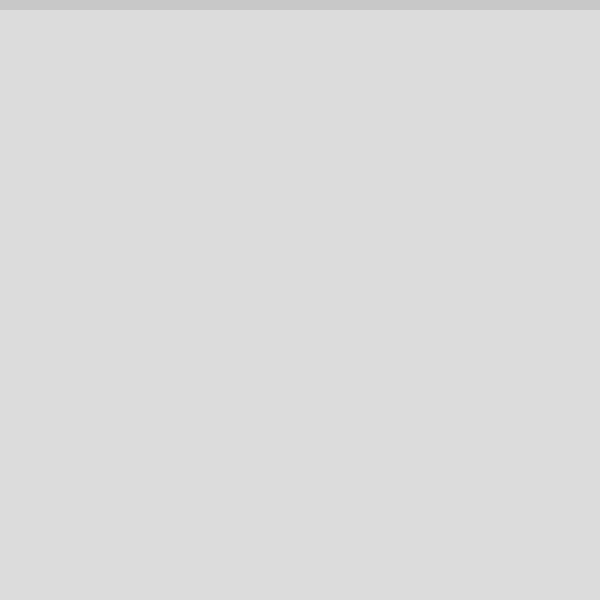
Frame 1 (no input)
Frame 60 (no input): identical to frame 1, image omitted
Frame 120 (the mouse pressed at the canvas centre since frame 60): blank canvas, image omitted

The p5.js sketch that drew this single still picture (run headless with seeded random() and noise() and a simulated clock; from frame 60 on, the mouse is pressed at the canvas centre):

// p5.js sketch
// ── sketch.js
let rows = 60;
let cols = 60;
let board, cellWidth, cellHeight;
let initialRow;

let countFunctionInput;
let countFunctionString;

let doDraw = false;

function setup() {
	createCanvas(600, 600);
	countFunctionInput = createElement('textarea', 
`
if (sumOfNeighbours == 0) {
	ret = 0;
} else if (sumOfNeighbours == 1) {
	ret = 1;
} else if (sumOfNeighbours == 2) {
	ret = 2;
} else {
	ret = 0;
}`
	
	);
	countFunctionInput.size(500,300);
	countFunctionString = countFunctionInput.value();
	countFunctionInput.input(()=>{ countFunctionString = countFunctionInput.value() });

	initialRow = new Array(cols).fill(0);
}

function draw() {
	background(220);
	strokeWeight(0);

	drawInitialRow(10);

	if (doDraw) {
		drawBoard();
	}
}


function drawInitialRow(){
	cellWidth = width/cols;
	cellHeight = height/rows;
	for (let i = 0; i < cols; i++){

		if (initialRow[i] == 0) fill(200);
		if (initialRow[i] >= 1) fill(20 * initialRow[i]);

		rect(cellWidth * i, 0, cellWidth, cellHeight);
	}
}

function drawBoard() {
	for (let row = 0; row < rows; row++) {
		if (board[row] != undefined)
			for (let col = 0; col < cols; col++) {

				if (board[row][col] == 0) fill(200);
				if (board[row][col] > 0) fill(20 * board[row][col]);

				rect(col * cellWidth, row * cellHeight, cellWidth, cellHeight);
			}
	}
}


function makeChoice(sumOfNeighbours) {
	ret = 0;

	// if (sumOfNeighbours == 0) {
	// 	ret = 0;
	// } else if (sumOfNeighbours == 1) {
	// 	ret = 1;
	// } else if (sumOfNeighbours == 2) {
	// 	ret = 2;
	// } else {
	// 	ret = 0;
	// }

	eval(countFunctionString);

	return ret
}


function sumOfNeighbours(row, rowWidth, i) {
	let sum = 0;

	if (i > 0) sum += row[i - 1];
	sum += row[i];
	if (i < rowWidth - 1) sum += row[i + 1];

	return sum;
}


function generateBoard(initialRow) {

	let maxRows = Math.max(10, rows);

	let rowWidth = initialRow.length;
	let board = [initialRow];

	for (let row = 0; row < maxRows; row++) {

		let nextRow = new Array(rowWidth);
		let currentRow = board.slice(-1)[0];

		for (let i = 0; i < rowWidth; i++) {
			sum = sumOfNeighbours(currentRow, rowWidth, i);
			nextRow[i] = makeChoice(sum);
		}

		board.push(nextRow);
	}

	return board;
}


function keyPressed() {

	if (key == " ") {


	}

}


function mousePressed() {
	let cellRow = floor(mouseY / cellHeight);
	let cellCol = floor(mouseX / cellWidth);

	if (cellRow == 0 && cellCol >= 0 && cellCol < cols) {

		initialRow[cellCol] = initialRow[cellCol] == 1 ? 0 : 1;
	}


	board = generateBoard(initialRow);
	cellWidth = width / cols;
	cellHeight = height / rows;


	doDraw = true;
}
